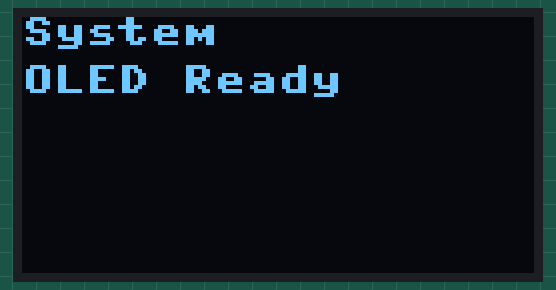
A program run on a simulated ESP32 board running MicroPython. On the bench: 128×64 one-colour display. Library files of the repository ran but are not shown: ssd1306.py; what the program prints to the serial console is not drawn. At 1.0 s the program stops and its outputs stay as they are.

Above: at 1.0 s.

The program:

oled_driver.py
```python
"""
OLED Display Driver for Heltec WiFi LoRa 32 V3
Properly initializes the SSD1306 OLED with correct power and reset sequence
"""

from machine import Pin, I2C
import ssd1306
import time

# Pin definitions for Heltec V3
VEXT_PIN = 36   # External peripheral power control (active LOW)
RST_PIN = 21    # OLED reset
SDA_PIN = 17    # I2C data
SCL_PIN = 18    # I2C clock
I2C_FREQ = 50000  # 50kHz - slow but reliable

def init_oled():
    """Initialize the OLED display with proper power sequence"""

    # Step 1: Enable Vext (power to OLED panel)
    vext = Pin(VEXT_PIN, Pin.OUT)
    vext.value(0)  # Active LOW to enable
    time.sleep(0.2)

    # Step 2: Reset OLED controller
    rst = Pin(RST_PIN, Pin.OUT)
    rst.value(0)  # Pull LOW
    time.sleep(0.1)
    rst.value(1)  # Release HIGH
    time.sleep(0.1)

    # Step 3: Initialize I2C
    i2c = I2C(0, scl=Pin(SCL_PIN), sda=Pin(SDA_PIN), freq=I2C_FREQ)

    # Step 4: Create OLED object
    oled = ssd1306.SSD1306_I2C(128, 64, i2c, addr=0x3c)

    # Step 5: Set maximum contrast for visibility
    oled.contrast(255)

    # Step 6: Clear display
    oled.fill(0)
    oled.show()

    return oled, vext

def power_off_oled(vext):
    """Disable OLED power to save battery"""
    vext.value(1)  # Active LOW, so HIGH = off

# Example usage:
if __name__ == "__main__":
    print("Initializing OLED...")
    oled, vext = init_oled()

    print("Displaying test message...")
    oled.text("System", 0, 0)
    oled.text("OLED Ready", 0, 12)
    oled.show()

    print("OLED initialized successfully!")
```
